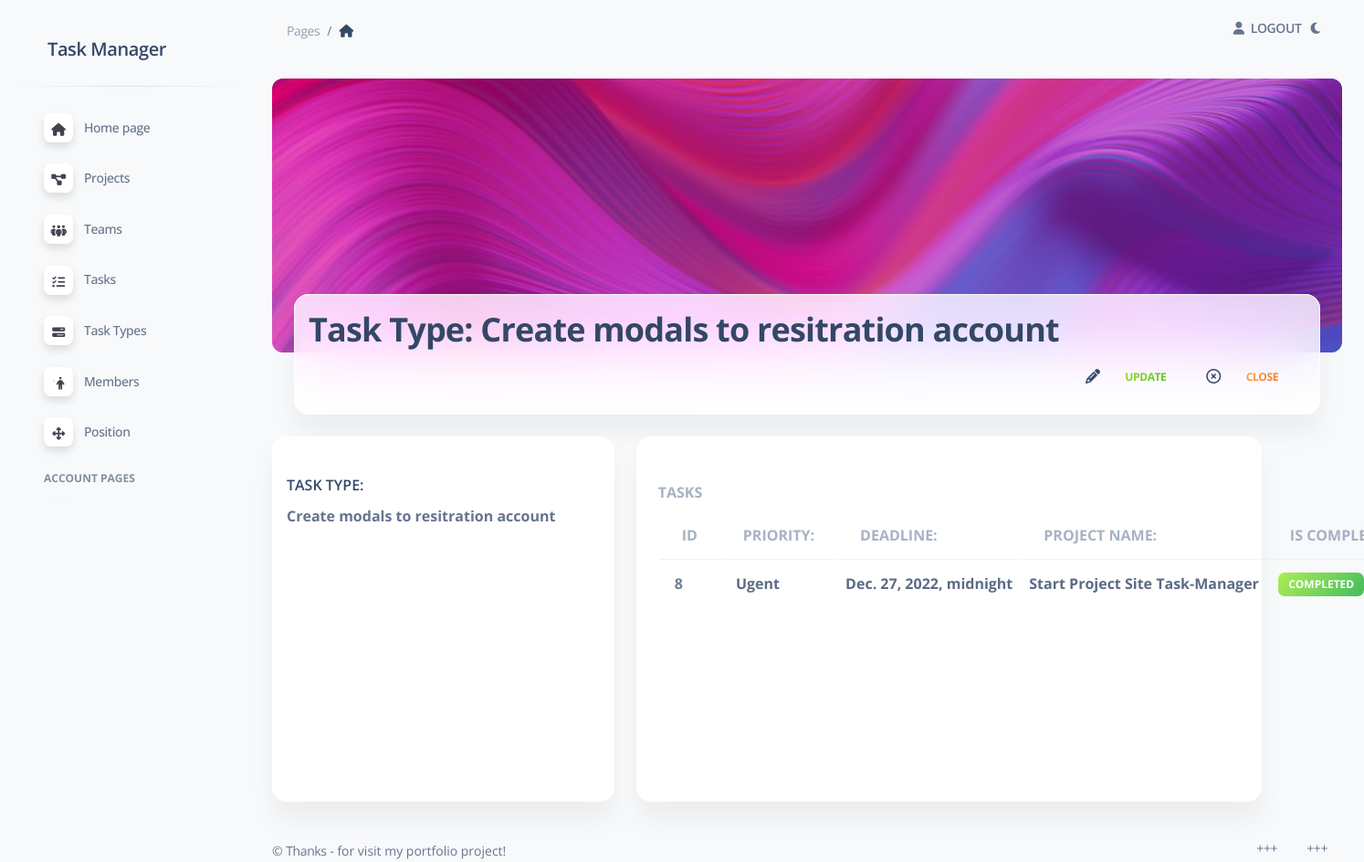
Page /task_manager/task-types/9/ (signed in) on the committed database.
### task_manager/models.py (models this page shows, shortened)
class TaskType(models.Model):
    name = models.CharField(max_length=70)
    class Meta:
        ordering = ["name"]
        constraints = [
            UniqueConstraint(
                name="unique_task_type_name", fields=["name"]
            )
        ]

class Task(models.Model):
    TASK_PRIORITY_CHOICES = (
        ("Ugent", "Ugent priority task"),
        ("High", "High priority task"),
        ("Medium", "Medium priority task"),
        ("Low", "Low priority task"),
        ("Lowest", "Lowest priority task"),
    )
    description = models.TextField(blank=True, null=True)
    deadline = models.DateTimeField(blank=True, null=True)
    is_completed = models.BooleanField(default=False)
    priority = models.CharField(max_length=6, choices=TASK_PRIORITY_CHOICES)
    task_type = models.ForeignKey(
        TaskType, on_delete=models.CASCADE,
        related_name="tasks",
        null=True,
    )
    assignees = models.ManyToManyField(
        settings.AUTH_USER_MODEL,
        related_name="tasks",
    )
    projects = models.ForeignKey(
        Project,
        on_delete=models.CASCADE,
        related_name="tasks",
        null=True,
    )
    class Meta:
        ordering = ["deadline"]

class Project(models.Model):
    name = models.CharField(max_length=70)
    teams = models.ManyToManyField(
        Team,
        related_name="projects"
    )
    description = models.TextField(null=True, blank=True)
    class Meta:
        ordering = ["name"]
        constraints = [
            UniqueConstraint(
                name="unique_project_name", fields=["name"]
            )
        ]

### task_manager/views.py (the view)
class TaskTypeDetailView(LoginRequiredMixin, generic.DetailView):
    model = TaskType
    template_name = "task_manager/task_type_detail.html"
    context_object_name = "task_type"

### task_manager/context_processors.py (called while the page is built)
def cfg_assets_root(request):
    return {"ASSETS_ROOT": settings.ASSETS_ROOT}

### templates/task_manager/task_type_detail.html (shortened to what this page needs)
{% extends "base.html" %}
{% block content %}
    <div class="container-fluid">
      <div class="page-header min-height-300 border-radius-lg mt-4" style="background-image: url('{{ ASSETS_ROOT }}/img/curved-images/curved0.jpg'); background-position-y: 50%;">
        <span class="mask bg-gradient-primary opacity-6"></span>
      </div>
      <div class="card card-body blur shadow-blur mx-4 mt-n6 overflow-hidden">
        <div class="row gx-4">
          <div class="col-auto my-auto">
            <div class="h-100">
              <h2 class="mb-1">
                Task Type: {{ task_type.name }}
              </h2>
            </div>
          </div>
          <div class="col-lg-3 col-md-2 my-sm-auto ms-sm-auto me-sm-0 mx-auto mt-3">
            <div class="nav-wrapper position-relative end-0">
              <ul class="nav nav-pills nav-fill p-1 bg-transparent" role="tablist">
                <li class="nav-item">
                  <a href="{% url 'task_manager:task-type-update' pk=task_type.id %}">
                    <i class="fas fa-pencil-alt text-dark me-2" style="margin: 0" aria-hidden="true"></i>
                    <span class="btn btn-link text-success text-gradient text-xl px-3 mb-0">Update</span>
                  </a>
                </li>
                <li class="nav-item">
                  <a href="{% url 'task_manager:task-type-list' %}">
                    <i class="fa-regular fa-circle-xmark text-dark m-2" style="margin: 0" aria-hidden="true"></i>
                    <span class="btn btn-link text-warning text-gradient text-xl px-3 mb-0">Close</span>
                  </a>
                </li>
              </ul>
            </div>
          </div>
        </div>
      </div>
    </div>
    <div class="container-fluid col-12 py-4">
      <div class="row">
        <div class="col-12 col-xl-4">
          <div class="card h-100 height-400">
            <div class="card-body p-3">
             <h6 class="text-uppercase mt-4">Task Type:</h6>
             <h6 class="text-body text-xl font-weight-bolder">{{ task_type.name }}</h6>
            </div>
          </div>
        </div>
        <div class="container-fluid col-8">
          <div class="row col-11 py-xxl min-height-400">
            <div class="col-xxl-12">
              <div class="card mb-2 py-4 h-100">
                <div class="card-header pb-0 ">
                  <h6 class="text-uppercase text-secondary text-xl font-weight-bolder opacity-7">Tasks</h6>
                </div>
                  <table class="container table align-items-center mb-0">
                    <thead>
                      <tr>
                        <th class="text-uppercase text-secondary text-xl font-weight-bolder opacity-7" style="text-align: left">id</th>
                        <th class="text-uppercase text-secondary text-xl font-weight-bolder opacity-7">Priority:</th>
                        <th class="text-uppercase text-secondary text-xl font-weight-bolder opacity-7">Deadline:</th>
                        <th class="text-uppercase text-secondary text-xl font-weight-bolder opacity-7">Project name:</th>
                        <th class="text-uppercase text-secondary text-xl font-weight-bolder opacity-7">Is Completed:</th>
                      </tr>
                    </thead>
                      <tbody>
                      {% for task in task_type.tasks.all %}
                        <tr>
                          <td class="text-dark text-xl font-weight-bolder opacity-7" >
                            <div class="d-flex px-2 py-1">
                              <div class="d-flex flex-column justify-content-right">
                                {{ task.id }}
                              </div>
                            </div>
                          </td>
                          <td class="text-dark text-xl font-weight-bolder opacity-8" style="text-align: center">
                            <div class="col-xl-7">
                                {{ task.priority }}
                            </div>
                          </td>
                          <td class="text-dark text-xl font-weight-bolder opacity-8" style="text-align: center">
                            <div class="col-xl-3">
                                {{ task.deadline }}
                            </div>
                          </td>
                          <td class="text-dark text-xl font-weight-bolder opacity-8" style="text-align: center">
                            <div class="col-xl-8">
                                {{ task.projects.name }}
                            </div>
                          </td>
                          {% if task.is_completed == True %}
                          <td class="text-dark text-xl font-weight-bolder opacity-8" style="text-align: center">
                            <div class="col-xl-8">
                                <span class="badge badge-sm bg-gradient-success">Completed</span>
                            </div>
                          </td>
                          {% else %}
                          <td class="text-dark text-xl font-weight-bolder opacity-8" style="text-align: center">
                            <div class="col-xl-8">
                                <span class="badge badge-sm bg-gradient-secondary">Incomplete</span>
                            </div>
                          </td>
                        {% endif %}
                        </tr>
                        {% empty %}
                          <p style="text-align: center; color: mediumspringgreen">There no task in this Task Type!</p>
                        {% endfor %}
                      </tbody>
                    </table>
                  </div>
                </div>
              </div>
            </div>
          </div>
        </div>
{% endblock content %}

### static/assets/css/dark-theme-core.css (style rules this page uses)
body { transition: background-color 200ms ease-in; }

### rows in the picture
TaskType: name "Create modals to resitration account"
Task: id "8", priority "Ugent", deadline "Dec. 27, 2022, midnight", projects.name "Start Project Site Task-Manager", is_completed "COMPLETED"
